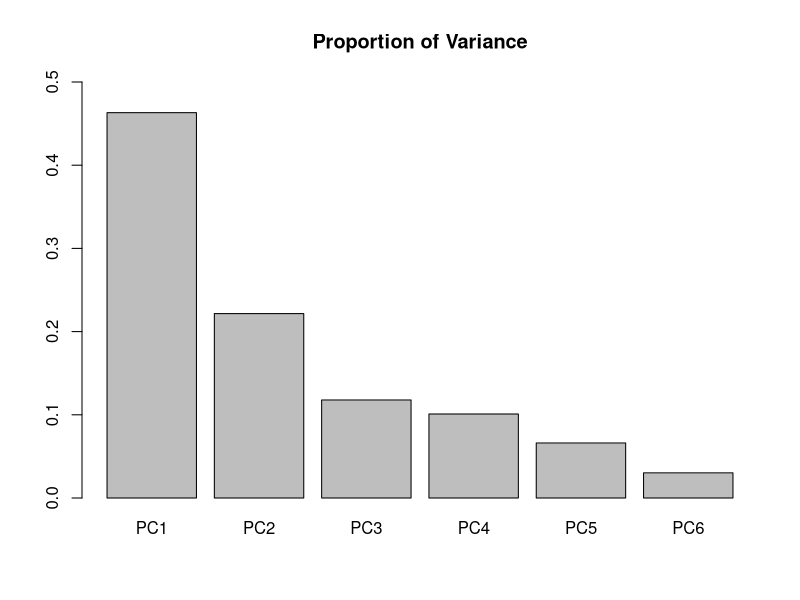
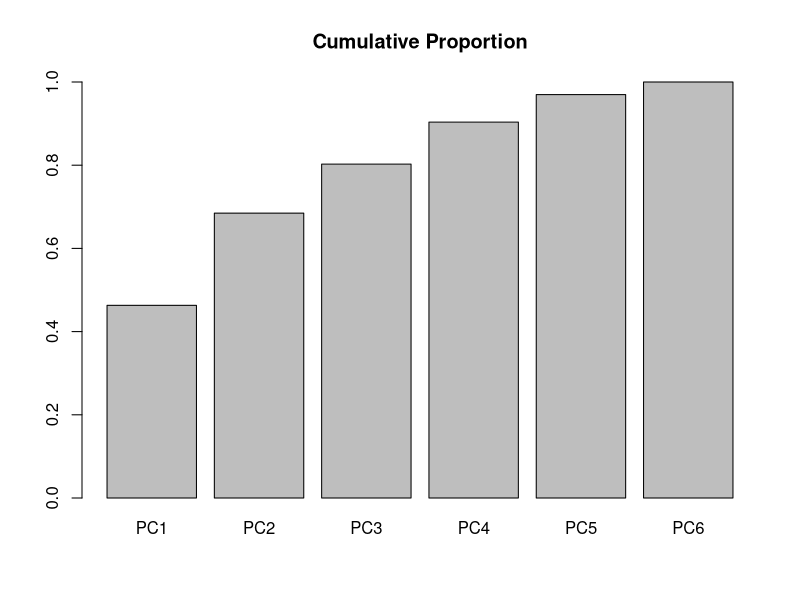

The R script that drew these images, in order: (Note: this script raises an error after producing the figures.)
# To make scripts clean and clear, we use this new file
# for analysis on standardized data. 

# TODO:
# 1. Standardize data.
# 2. Make ANCOVA model again.
# 3. Find the significant regions.
# 4. Use developed and undeveloped countries.

# NOTE: Comment out since data has been saved
# ----------------------------------------------------
# full.table = read.csv("./data/modified_data.csv")
# # select only region factor and six target factors
# selected.table = full.table[,-c(1,2,4,12)]
# # Rename columns for simplification
# names(selected.table) = c("Region", "Score", "Economy", "Family", "Health", "Freedom", "Trust", "Generosity")
#
# normalized.data = data.frame(sapply(selected.table[,-1], function(x) x/sd(x)))
# standardized.table = cbind(Region = selected.table[,1], normalized.data)
# write.csv(standardized.table, './data/standardized_data.csv')
# ----------------------------------------------------

data = read.csv("./data/standardized_data.csv")
levels(data$Region) = c("ANZ", "CEE", "EA", "LAC", "MNA", "NA", "SEA", "SA", "SSA", "WE")
factors.matrix = as.matrix(data[,-c(1,2,3)])

pca.decomp = prcomp(factors.matrix)
pca.sum = summary(pca.decomp)
p1 = barplot(pca.sum$importance[2,], ylim=c(0, 0.5), main='Proportion of Variance')
p2 = barplot(pca.sum$importance[3,], ylim=c(0, 1), main='Cumulative Proportion')

# NOTE: taking four principal components
pca.table = cbind(data[,c(2,3)], pca.decomp$x)
pca.lm.model = lm(Score ~ PC1 + PC2 + PC3 + PC4, data=pca.table)
cat("pca model, AIC: ", AIC(pca.lm.model),
     " BIC: ", BIC(pca.lm.model), '\n')

pca.lm.model1 = lm(Score ~ PC1 + PC2, data=pca.table)
cat("pca model1, AIC: ", AIC(pca.lm.model1),
     " BIC: ", BIC(pca.lm.model1), '\n')

pca.lm.model2 = lm(Score ~ (PC1 + PC2) * Region, data=pca.table)
cat("pca model2, AIC: ", AIC(pca.lm.model2),
     " BIC: ", BIC(pca.lm.model2), '\n')

pca.lm.model3 = lm(Score ~ PC1 * Region + PC2, data=pca.table)
cat("pca model3, AIC: ", AIC(pca.lm.model3),
     " BIC: ", BIC(pca.lm.model3), '\n')

region.model = aov(Score ~ Region, data = data)
region.CIs = TukeyHSD(region.model)
print(which(region.CIs$Region[,4] > 0.05))
# NOTE:
# Based on the above Tukey test, I can combine
# North America, Western Europe, and Australia and New Zeland together
ggplot(data=pca.table, aes(y=Score, x=PC1, color=Region)) + geom_point() + facet_grid(.~Region)

data.new = pca.table
# NOTE:
# NA-ANZ-WE: NAW
# EA-CEE-MNA-SEA-LAC: ECMSL
# SSA-SA: SS
levels(data.new$Region) = c("NAW", "ECMSL", "ECMSL", "ECMSL", "ECMSL", "NAW", "ECMSL", "SS", "SS", "NAW")
region.model.new = aov(Score ~ Region, data=data.new)
region.CIs.new = TukeyHSD(region.model.new)
model.new1 = lm(Score ~ PC1 * Region, data=data.new)
cat("new model1, AIC: ", AIC(model.new1),
	" BIC: ", BIC(model.new1), '\n')
